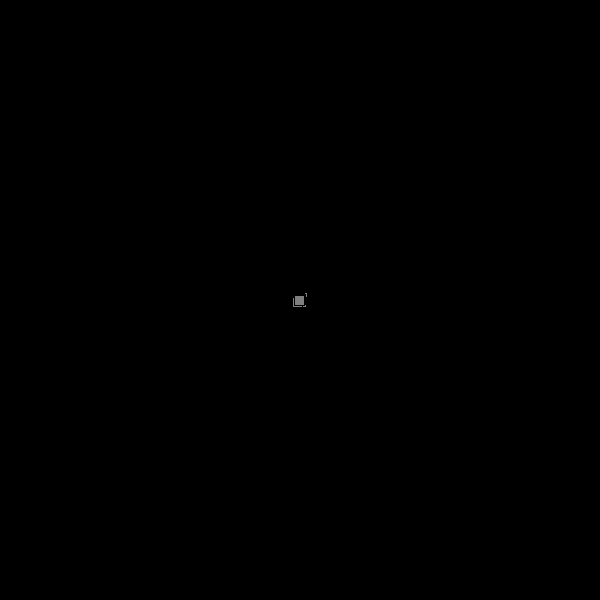
Frame 1 (no input)
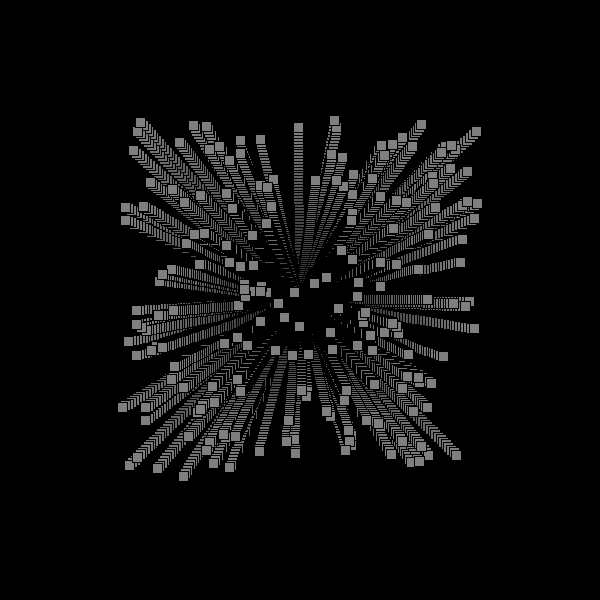
Frame 60 (the mouse pressed at the canvas centre just before this capture)
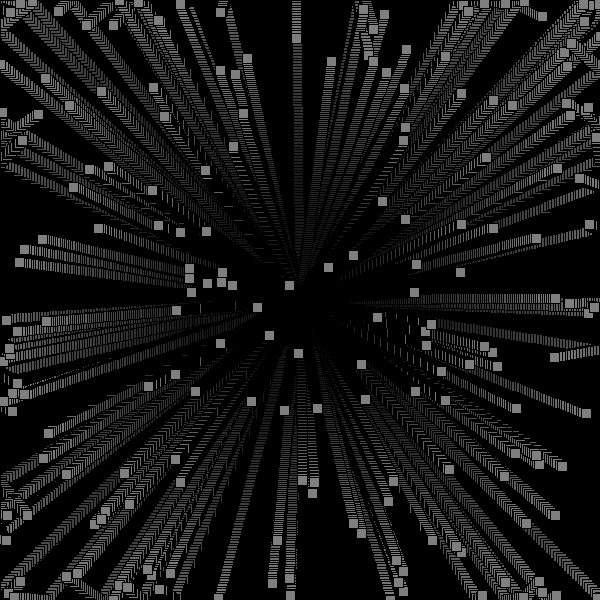
Frame 120 (the mouse held since frame 60 and released just before this capture)

The Processing sketch that drew these frames (run headless with seeded random() and noise(); from frame 60 on, the mouse is pressed at the canvas centre):

// Processing sketch: processing_58512
// ── processing_58512.pde

int a = 200;
float movmax = 10;
float movmin = 1;
Box[] mybox;

void setup() {
  size (600, 600);
  background(0);
  mybox = new Box[a];

  for (int i = 0; i<a; i++) {
    mybox[i] = new Box();
    mybox[i].xmov = random(-3, 3);
    mybox[i].ymov = random(-3, 3);
    mybox[i].c = 128/a*i+127;
  }
}


void draw() {
  fill(0,5); // use black with alpha 10
  rectMode(CORNER);
  rect(0,0,width,height);
  for (int i = 0; i<a; i++) {
    mybox[i].movebox();
    mybox[i].display();
  }
}

void mouseMoved (){
  for (int i = 0; i<a; i++){
    mybox[i].c = color (random(128,255),random(128,255),random(128,255));
    }
  }

void mouseClicked (){
  background(0);
  }


class Box {
  color c;
  float xpos;
  float ypos;
  float xmov;
  float ymov;

  Box() {
    c = color (255);
    xpos = width/2;
    ypos = height/2;
    xmov = 0;
    ymov = 0;
  }

  void display() {
    rectMode(CENTER);
    fill(c);
    rect(xpos, ypos, 10, 10);
  }

  void movebox() {
    xpos = xpos + xmov;
    ypos = ypos + ymov;
    if (xpos > width) {
      xpos = width;
      xmov = random(0.2, 3) * -1;
    }
    else {
      if (xpos < 0) {
        xpos = 0;
        xmov = random(0.2, 3);
      }
    }

    if (ypos > height) {
      ypos = height;
      ymov = random(0.2, 3) * -1;
    }
    else {
      if (ypos < 0) {
        ypos = 0;
        ymov = random(0.2, 3);
      }
    }
  }
}
